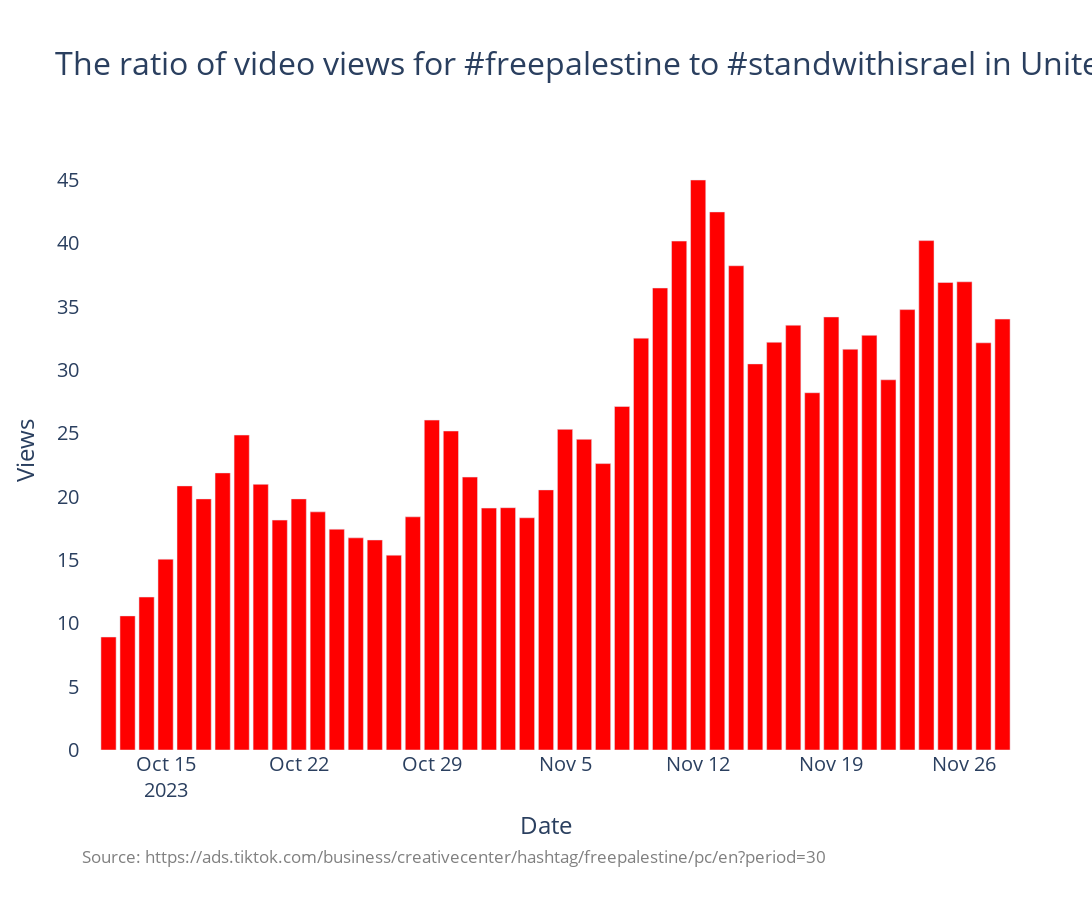

Notebook code for this chart:
### Code cell
country_code = 'US'
plot_trend(country_code,['freepalestine','standwithisrael'],trends_df_dict[country_code])

### Figure 1 — Plotly figure (JSON) as saved in the notebook; plotly's stock layout.template omitted (floating-point values rounded to 4 significant figures)
{"data": [{"alignmentgroup": "True", "hovertemplate": "variable=0<br>index=%{x}<br>value=%{y}<extra></extra>", "legendgroup": "0", "marker": {"color": "red", "pattern": {"shape": ""}}, "name": "0", "offsetgroup": "0", "orientation": "v", "showlegend": true, "textposition": "auto", "type": "bar", "x": ["2023-10-11T00:00:00", "2023-10-12T00:00:00", "2023-10-13T00:00:00", "2023-10-14T00:00:00", "2023-10-15T00:00:00", "2023-10-16T00:00:00", "2023-10-17T00:00:00", "2023-10-18T00:00:00", "2023-10-19T00:00:00", "2023-10-20T00:00:00", "2023-10-21T00:00:00", "2023-10-22T00:00:00", "2023-10-23T00:00:00", "2023-10-24T00:00:00", "2023-10-25T00:00:00", "2023-10-26T00:00:00", "2023-10-27T00:00:00", "2023-10-28T00:00:00", "2023-10-29T00:00:00", "2023-10-30T00:00:00", "2023-10-31T00:00:00", "2023-11-01T00:00:00", "2023-11-02T00:00:00", "2023-11-03T00:00:00", "2023-11-04T00:00:00", "2023-11-05T00:00:00", "2023-11-06T00:00:00", "2023-11-07T00:00:00", "2023-11-08T00:00:00", "2023-11-09T00:00:00", "2023-11-10T00:00:00", "2023-11-11T00:00:00", "2023-11-12T00:00:00", "2023-11-13T00:00:00", "2023-11-14T00:00:00", "2023-11-15T00:00:00", "2023-11-16T00:00:00", "2023-11-17T00:00:00", "2023-11-18T00:00:00", "2023-11-19T00:00:00", "2023-11-20T00:00:00", "2023-11-21T00:00:00", "2023-11-22T00:00:00", "2023-11-23T00:00:00", "2023-11-24T00:00:00", "2023-11-25T00:00:00", "2023-11-26T00:00:00", "2023-11-27T00:00:00", "2023-11-28T00:00:00"], "xaxis": "x", "y": [null, 8.918, 10.58, 12.07, 15.06, 20.84, 19.82, 21.87, 24.86, 20.97, 18.14, 19.82, 18.79, 17.43, 16.74, 16.58, 15.38, 18.4, 26.04, 25.17, 21.54, 19.09, 19.12, 18.33, 20.53, 25.3, 24.52, 22.6, 27.11, 32.5, 36.46, 40.16, 44.98, 42.46, 38.22, 30.47, 32.18, 33.53, 28.2, 34.18, 31.63, 32.73, 29.22, 34.76, 40.2, 36.9, 36.95, 32.14, 34.01], "yaxis": "y"}], "layout": {"annotations": [{"align": "left", "font": {"color": "grey", "size": 17}, "showarrow": false, "text": "Source: https://ads.tiktok.com/business/creativecenter/hashtag/freepalestine/pc/en?period=30", "x": 0, "xref": "paper", "y": -0.2, "yref": "paper"}], "barmode": "relative", "font": {"size": 20}, "height": 900, "legend": {"title": {"text": "variable"}, "tracegroupgap": 0}, "margin": {"b": 150, "t": 150}, "paper_bgcolor": "white", "plot_bgcolor": "white", "showlegend": false, "title": {"font": {"size": 32}, "text": "The ratio of video views for #freepalestine to #standwithisrael in United States"}, "width": 1800, "xaxis": {"anchor": "y", "domain": [0, 1], "title": {"text": "Date"}}, "yaxis": {"anchor": "x", "domain": [0, 1], "title": {"text": "Views"}}}}
